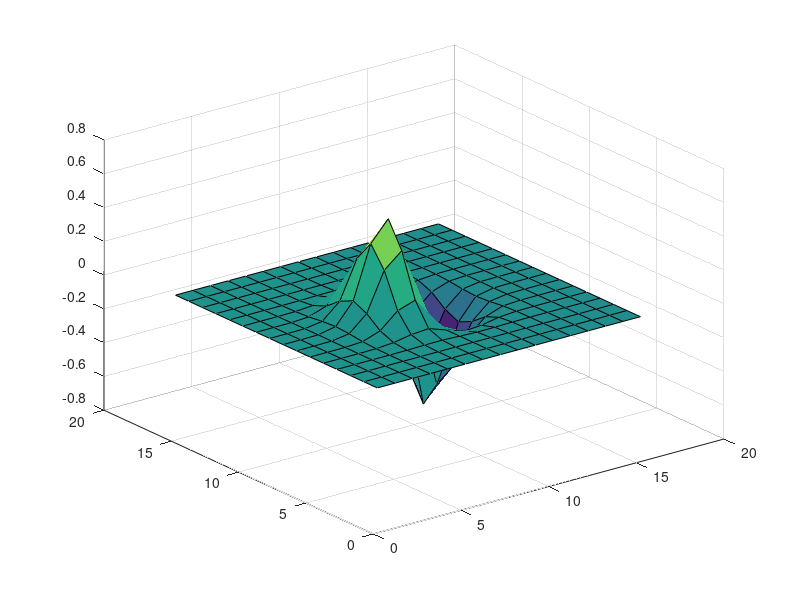

Recreate this plot in MATLAB.
clear all;
clc;
close all;

nu = 1.0; % viscosity

NX = 16; NY = 16; NZ = 16;
dx = 2*pi/NX; dy = 2*pi/NY; dz = 2*pi/NZ;

[x,y,z] = meshgrid(dx*[1:NX],dy*[1:NY],dz*[1:NZ]);

% components of velocity
% u = U_x, v = U_y, w = U_z

u = exp(-((x-pi).^2+(y-pi).^2+(z-pi).^2));
v = zeros(NX,NY,NZ);
w = zeros(NX,NY,NZ);

% analytical derivatives

ux = -2.0*(x-pi).*u; uy = -2.0*(y-pi).*u; uz = -2.0*(z-pi).*u;
vx = 0.0; vy = 0.0; vz = 0.0;
wx = 0.0; wy = 0.0; wz = 0.0;

uxx = -2.0*u.*(1-2.0*(x-pi).^2);
uyy = -2.0*u.*(1-2.0*(y-pi).^2);
uzz = -2.0*u.*(1-2.0*(z-pi).^2);

vxx = 0.0;
vyy = 0.0;
vzz = 0.0;

wxx = 0.0;
wyy = 0.0;
wzz = 0.0;

% analytical advection term derivatives

advx = u.*ux + v.*uy + w.*uz;
advy = u.*vx + v.*vy + w.*vz;
advz = u.*wx + v.*wy + w.*wz;

% analitycal dissipation term

dissx = nu*(uxx + uyy + uzz);
dissy = nu*(vxx + vyy + vzz);
dissz = nu*(wxx + wyy + wzz);

% finite difference Poisson pressure resolving
% p(1,1,1) = 0

p = zeros(NX,NY,NZ);
p1 = zeros(NX,NY,NZ);
pxx = p1; pyy = p1; pzz = p1;
advx_x = p1; advy_y = p1; advz_z = p1;

for ii=2:NX-1
    for jj=2:NX-1
        for kk=2:NY-1
            pxx(ii,jj,kk)=(p(ii+1,jj,kk)-2*p(ii,jj,kk)+p(ii-1,jj,kk))/(dx.^2);
            pyy(ii,jj,kk)=(p(ii,jj+1,kk)-2*p(ii,jj,kk)+p(ii,jj-1,kk))/(dy.^2);
            pzz(ii,jj,kk)=(p(ii,jj,kk+1)-2*p(ii,jj,kk)+p(ii,jj,kk-1))/(dz.^2);
            
            advx_x(ii,jj,kk) = (advx(ii+1,jj,kk)-advx(ii-1,jj,kk))/2.0/dx;
            advy_y(ii,jj,kk) = (advy(ii,jj+1,kk)-advy(ii,jj-1,kk))/2.0/dy;
            advz_z(ii,jj,kk) = (advz(ii,jj,kk+1)-advz(ii,jj,kk-1))/2.0/dz;
        end
    end
end

advx_x(1,:,:) = (advx(2,:,:)-advx(1,:,:)) / dx;
advx_x(end,:,:) = (advx(end,:,:)-advx(end-1,:,:)) / dx;
advx_x(:,1,:) = (advx(:,2,:)-advx(:,1,:)) / dx;
advx_x(:,end,:) = (advx(:,end,:)-advx(:,end-1,:)) / dx;
advx_x(:,:,1) = (advx(:,:,2)-advx(:,:,1)) / dx;
advx_x(:,:,end) = (advx(:,:,end)-advx(:,:,end-1)) / dx;

advy_y(1,:,:) = (advy(2,:,:)-advy(1,:,:)) / dy;
advy_y(end,:,:) = (advy(end,:,:)-advy(end-1,:,:)) / dy;
advy_y(:,1,:) = (advy(:,2,:)-advy(:,1,:)) / dy;
advy_y(:,end,:) = (advy(:,end,:)-advy(:,end-1,:)) / dy;
advy_y(:,:,1) = (advy(:,:,2)-advy(:,:,1)) / dy;
advy_y(:,:,end) = (advy(:,:,end)-advy(:,:,end-1)) / dy;

advz_z(1,:,:) = (advz(2,:,:)-advz(1,:,:)) / dz;
advz_z(end,:,:) = (advz(end,:,:)-advz(end-1,:,:)) / dz;
advy_y(:,:,1) = (advy(:,:,2)-advy(:,:,1)) / dz;
advz_z(:,end,:) = (advz(:,end,:)-advz(:,end-1,:)) / dz;
advz_z(:,:,1) = (advz(:,:,2)-advz(:,:,1)) / dz;
advz_z(:,:,end) = (advz(:,:,end)-advz(:,:,end-1)) / dz;

b = -advx_x-advy_y-advz_z;
dxyz = dy*dy*dz*dz+dx*dx*dz*dz+dx*dx*dy*dy;
dxyz1 = dx*dx*dy*dy*dz*dz;

for ii=2:NX-1
    for jj=2:NY-1
        for kk=2:NZ-1            
            p1(ii,jj,kk) = -b(ii,jj,kk)*dxyz1/(2*dxyz);
        end
    end
end

% px(2:end-1,2:end-1,2:end-1) = (p(3:end,2:end-1,2:end-1) + 2*p(2:end-1,2:end-1,2:end-1) - p(1:end-2,2:end-1,2:end-1))/dx/dx; 
% px(1,2:end-1,2:end-1) = px(2,2:end-1,2:end-1); px(end,2:end-1,2:end-1) = px(end-1,2:end-1,2:end-1);
% 
% py(2:end-1,2:end-1,2:end-1) = (p(2:end-1,3:end,2:end-1) + 2*p(2:end-1,2:end-1,2:end-1) - p(2:end-1,1:end-2,2:end-1))/dy/dy; 
% py(2:end-1,1,2:end-1) = py(2:end-1,2,2:end-1); py(2:end-1,end,2:end-1) = py(2:end-1,end-1,2:end-1);
% 
% pz(2:end-1,2:end-1,2:end-1) = (p(2:end-1,2:end-1,3:end) + 2*p(2:end-1,2:end-1,2:end-1) - p(2:end-1,2:end-1,1:end-2))/dz/dz; 
% pz(2:end-1,2:end-1,1) = pz(2:end-1,2:end-1,2); pz(2:end-1,2:end-1,end) = pz(2:end-1,2:end-1,end-1);
% p1(2:end-1,2:end-1,2:end-1) = 


% SPECTRAL
% wave numbers
kx = [0:NX/2 -NX/2+1:-1];
ky = [0:NY/2 -NY/2+1:-1];
kz = [0:NZ/2 -NZ/2+1:-1];

ikx = zeros(NX,NY,NZ);
iky = zeros(NX,NY,NZ);
ikz = zeros(NX,NY,NZ);

for ii=1:NZ
    ikx(:,:,ii) = 1i*ones(1,NY)'*kx;
    iky(:,:,ii) = 1i*ky'*ones(1,NX);
end
for ii=1:NX
    ikz(ii,:,:) = 1i*ones(1,NY)'*kz;
end

ikx2 = ikx.*ikx;
iky2 = iky.*iky;
ikz2 = ikz.*ikz;

k2 = abs(ikx.^2 + iky.^2 + ikz.^2);

% Fourier transform of velocity components

uf = fftn(u);
vf = fftn(v);
wf = fftn(w);

% Spectral velocity derivatives

us_x = real(ifftn(ikx.*uf));
us_y = real(ifftn(iky.*uf));
us_z = real(ifftn(ikz.*uf));

us_xx = real(ifftn(ikx2.*uf));
us_yy = real(ifftn(iky2.*uf));
us_zz = real(ifftn(ikz2.*uf));

vs_x = real(ifftn(ikx.*vf));
vs_y = real(ifftn(iky.*vf));
vs_z = real(ifftn(ikz.*vf));

vs_xx = real(ifftn(ikx2.*vf));
vs_yy = real(ifftn(iky2.*vf));
vs_zz = real(ifftn(ikz2.*vf));

ws_x = real(ifftn(ikx.*wf));
ws_y = real(ifftn(iky.*wf));
ws_z = real(ifftn(ikz.*wf));

ws_xx = real(ifftn(ikx2.*wf));
ws_yy = real(ifftn(iky2.*wf));
ws_zz = real(ifftn(ikz2.*wf));

% Spectral advection term

advs_x = u.*us_x + v.*us_y + w.*us_z;
advs_y = u.*vs_x + v.*vs_y + w.*vs_z;
advs_z = u.*ws_x + v.*ws_y + w.*ws_z;

% Spectral dissipative term

diss_x = nu*(us_xx + us_yy + us_zz);
diss_y = nu*(vs_xx + vs_yy + vs_zz);
diss_z = nu*(ws_xx + ws_yy + ws_zz);

% Spectral pressure Poisson resolving

p_hat = (-ikx.*fftn(advx)-iky.*fftn(advy)-ikz.*fftn(advz))./k2;
p_hat(1,1,1) = 0.0;
p_s = real(ifftn(p_hat));
% prhs = real(ifftn(-ikx.*fftn(advx)))+real(ifftn(-iky.*fftn(advy)))+real(ifftn(-ikz.*fftn(advz)));



% scatter3(x(:),y(:),z(:),15,advx(:)),colorbar
% slice(x,y,z,advx,pi,pi,pi),colorbar
surf(advx(:,:,NZ/2))
% subplot(2,2,1); slice(x,y,z,advs_x,pi,pi,pi),colorbar
% subplot(2,2,2); slice(x,y,z,advs_y,pi,pi,pi),colorbar
% subplot(2,2,3); slice(x,y,z,advs_z,pi,pi,pi),colorbar
% subplot(2,2,4); slice(x,y,z,u,pi,pi,pi),colorbar
